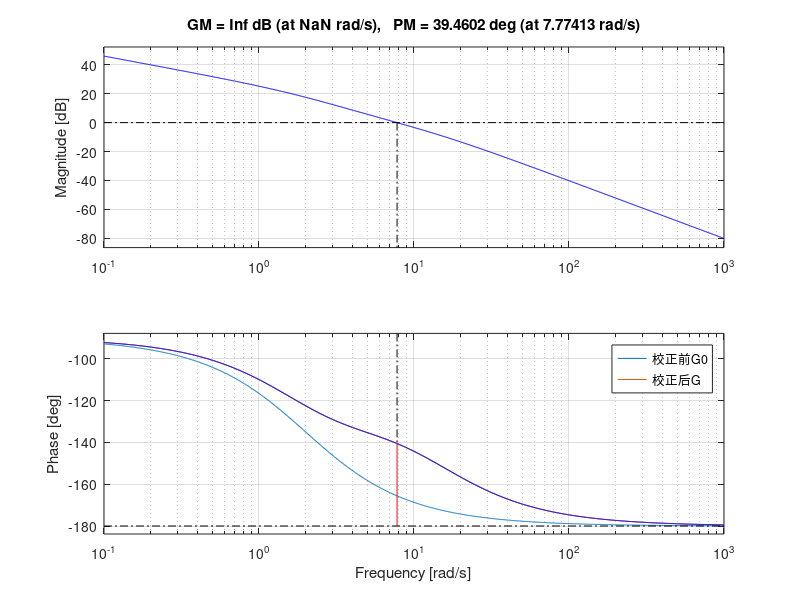

The MATLAB script that drew this image:
% 任务1 串联有源超前校正设计 G0(s)=K/(s(s+2)), Kv=20, 相位裕度>35°,幅值裕度>10dB
% 1. 根据静态速度误差系数Kv求K
% Kv = lim s*G0(s) = K/2 =20 => K=40
num0=40;
den0=conv([1,0],[1,2]);
G0=tf(num0,den0); %未校正系统开环传递函数

[Gm,Pm,Wcg,Wcp]=margin(G0); %未校正系统频域指标
w=0.1:0.1:100; %频率范围
[mag, phase]=bode(G0,w);
magdb=20*log10(mag);

phim1=35; %期望相位裕度
deta=8; %预留补偿相位
phim=phim1-Pm+deta; %需要超前提供的最大相位角
beta=(1-sin(phim*pi/180))/(1+sin(phim*pi/180)); %计算β

% 找到满足幅值衰减10log10(1/beta)处的频率作为新截止频率wc
n=find(magdb+10*log10(1/beta)<=0.0001);
wc=w(n(1));

% 超前校正两个转折频率
w1=wc*sqrt(beta);
w2=wc/sqrt(beta);
T=1/w2;

numc=[1/w1, 1];
denc=[1/w2, 1];
Gc=tf(numc, denc); %超前校正装置传递函数

G=Gc*G0; %校正后开环传递函数
[Gmc, Pmc, Wcgc, Wcpc]=margin(G);
GmcdB=20*log10(Gmc);

disp('校正装置传递函数Gc');
Gc
disp('校正后开环传递函数G=Gc*G0');
G
disp('校正后频域指标：幅值裕度(dB),相位裕度(°),截止频率wc(rad/s)');
[GmcdB,Pmc,Wcpc]
disp('校正装置参数 T 和 beta');
[T,beta]

%绘制伯德图，对比校正前后
figure;
bode(G0,G);
grid on;
hold on;
margin(G);
legend('校正前G0','校正后G');
